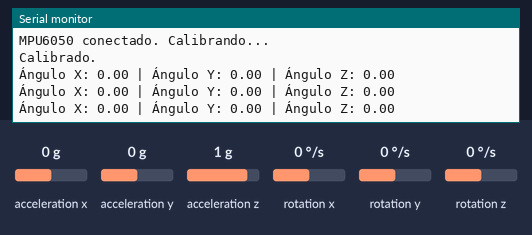
A sketch run on a simulated ESP32. Parts: the last lines printed to the serial monitor. Inputs (shaded band) come from the test bench; at power-on: acceleration x 0 g, acceleration y 0 g, acceleration z 1 g, rotation z 0 °/s, rotation x 0 °/s, rotation y 0 °/s.

Above: at 5.2 s.
5.3 s: acceleration x set to -1.4 g
At 5.9 s:
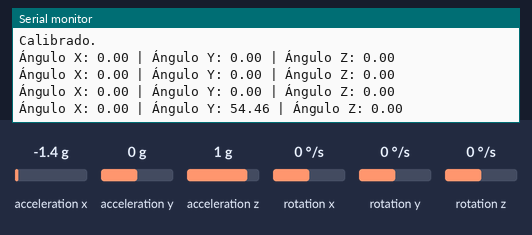
6.8 s: acceleration y set to -1.4 g
At 7.4 s:
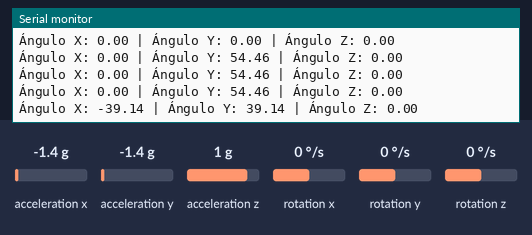
8.3 s: acceleration z set to -1.4 g
At 8.9 s:
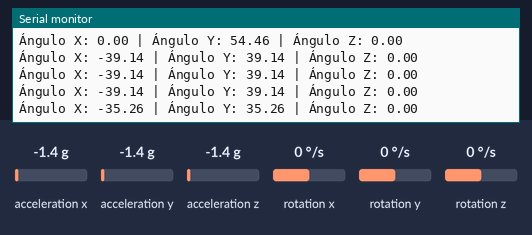
9.8 s: rotation z set to -192 °/s
At 10.4 s:
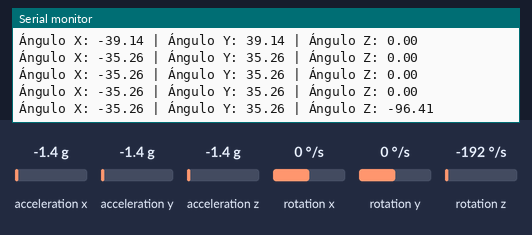
Timing chart, 0 to 12.3 s (numbered marks = the images above; inputs shaded):
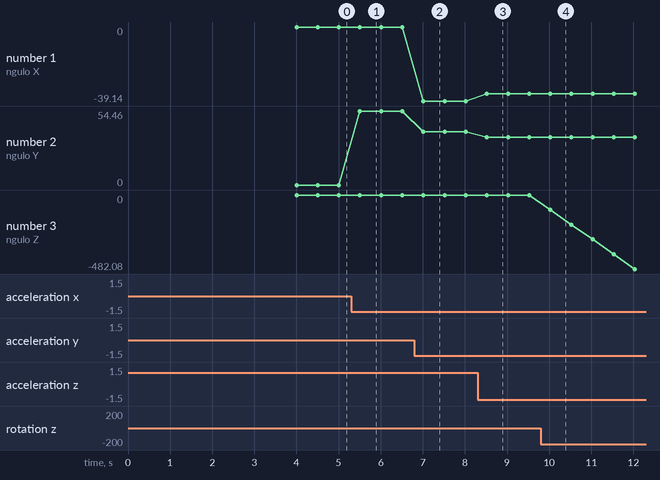

Measured:
- after the input at 5.3 s, the serial monitor: prints a new line after 0.21 s (image 1)
- after the input at 6.8 s, the serial monitor: prints a new line after 0.21 s (image 2)
- after the input at 8.3 s, the serial monitor: prints a new line after 0.22 s (image 3)
- after the input at 9.8 s, the serial monitor: prints a new line after 0.23 s (image 4)
- plotted number 1: 0 → -39.14 after the input at 6.8 s, -39.14 → -35.26 after the input at 8.3 s
- plotted number 2: 0 → 54.46 after the input at 5.3 s, 54.46 → 39.14 after the input at 6.8 s, 39.14 → 35.26 after the input at 8.3 s
- plotted number 3: 0 → -482.08 after the input at 9.8 s

The sketch:

MPU_CALIBRADOR.ino
```cpp
#include <Wire.h>
#include <MPU6050_light.h>

MPU6050 mpu(Wire);

void setup() {
  Serial.begin(115200);
  Wire.begin(21, 22);  // Pines SDA y SCL del ESP32

  byte status = mpu.begin();
  if (status != 0) {
    Serial.print("Error al iniciar MPU6050. Código: ");
    Serial.println(status);
    while (1);
  }

  Serial.println("MPU6050 conectado. Calibrando...");
  delay(1000);
  mpu.calcGyroOffsets();
  Serial.println("Calibrado.");
}

void loop() {
  mpu.update();

  Serial.print("Ángulo X: "); Serial.print(mpu.getAngleX());
  Serial.print(" | Ángulo Y: "); Serial.print(mpu.getAngleY());
  Serial.print(" | Ángulo Z: "); Serial.println(mpu.getAngleZ());

  delay(500);
}
```
